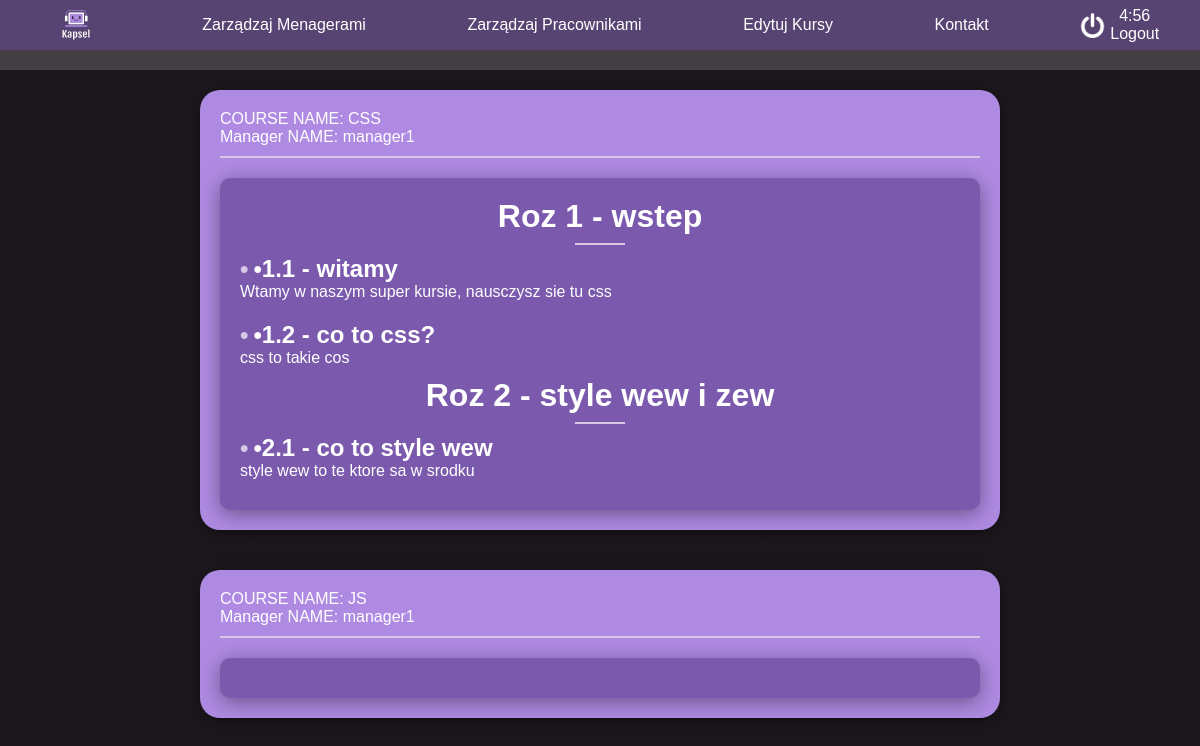
Before: /courseList (signed in) with the older database file.
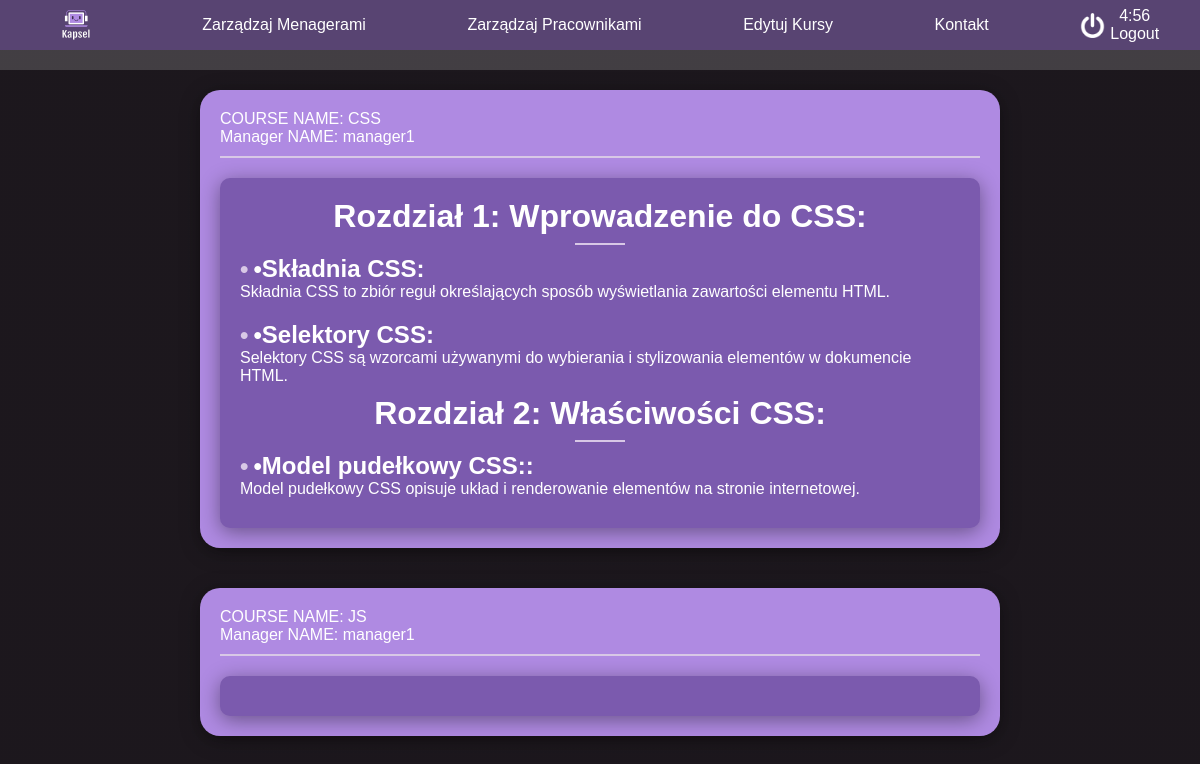
After: the same page with the newer database file.
### tables this page shows
CREATE TABLE courses_chapter (id INTEGER PRIMARY KEY, name VARCHAR(255), correspondingCourseId INTEGER);

CREATE TABLE courses_subsection (id INTEGER PRIMARY KEY, name VARCHAR(255), content VARCHAR(255), correspondingChapterId INTEGER);

### app.py (the view)
@app.route('/courseList', methods=['GET', 'POST'])
def courseList():
    cursor.execute("SELECT id, name, correspondingTeamId FROM courses")
    courses = cursor.fetchall()
    cursor.execute("SELECT username, teams.id FROM users INNER JOIN teams on users.id=manager_id WHERE role=='manager'")
    managers = cursor.fetchall()
    cursor.execute("SELECT id, name, correspondingCourseId FROM courses_chapter")
    courses_chapter = cursor.fetchall()
    cursor.execute("SELECT * FROM courses_subsection")
    courses_subsection = cursor.fetchall()
    return render_template('courseList.html', username=session["username"], role=session.get("role"), team_name=session.get("team_name"), courses=courses, courses_subsection=courses_subsection,courses_chapter=courses_chapter, managers=managers)

### templates/courseList.html (shortened to what this page needs)
<!DOCTYPE html>
<html lang="pl-PL">
<head id="ctl00_Head1">
    <link rel="stylesheet" href="/static/style/style.css">
    <link rel="stylesheet" href="/static/style/nav.css">
    <link rel="stylesheet" href="/static/style/manageCourses.css">
</head>
<body class="CacheDetailsPage">
    {% include 'navbar.html' %}
    <div class="courseContent">
        {% for i in courses %}
            <div class="courseContainer">
            {% for j in managers %}
            {% if i[2] == j[1] %}
                <div class="courseNav">
                    <div>
                        <p>COURSE NAME: {{ i[1] }}</p>
                        <p>Manager NAME: {{ j[0] }}</p>
                    </div>
                </div>
            {% endif %}
            {% endfor %}
            <div class="courseContent2">
                {% for n in courses_chapter %}
                {% if i[0] == n[2] %}
                    <div>
                    <h1>{{n[1]}}</h1>
                    {% for m in courses_subsection %}
                        {% if m[3] == n[0] %}
                            <h2>•{{m[1]}}</h2><p>{{m[2]}}</p>
                        {% endif %}
                    {% endfor %}
                        </div>
                {% endif %}
                {% endfor %}
            </div>
        </div>
        {% endfor %}
    </div>
</body>
</html>

Changed rows visible on the page:
removed courses_subsection: name "1.1 - witamy", content "Wtamy w naszym super kursie, nausczysz sie tu css", shown under courses_chapter "Roz 1 - wstep"
removed courses_subsection: name "1.2 - co to css?", content "css to takie cos", shown under courses_chapter "Roz 1 - wstep"
removed courses_subsection: name "2.1 - co to style wew", content "style wew to te ktore sa w srodku", shown under courses_chapter "Roz 2 - style wew i zew"
changed courses_chapter: name "Roz 1 - wstep" → "Rozdział 1: Wprowadzenie do CSS:"
added courses_subsection: name "Składnia CSS:", content "Składnia CSS to zbiór reguł określających sposób wyświetlania zawartości elementu HTML.", shown under courses_chapter "Rozdział 1: Wprowadzenie do CSS:"
added courses_subsection: name "Selektory CSS:", content "Selektory CSS są wzorcami używanymi do wybierania i stylizowania elementów w dokumencie HTML.", shown under courses_chapter "Rozdział 1: Wprowadzenie do CSS:"
changed courses_chapter: name "Roz 2 - style wew i zew" → "Rozdział 2: Właściwości CSS:"
added courses_subsection: name "Model pudełkowy CSS::", content "Model pudełkowy CSS opisuje układ i renderowanie elementów na stronie internetowej.", shown under courses_chapter "Rozdział 2: Właściwości CSS:"
